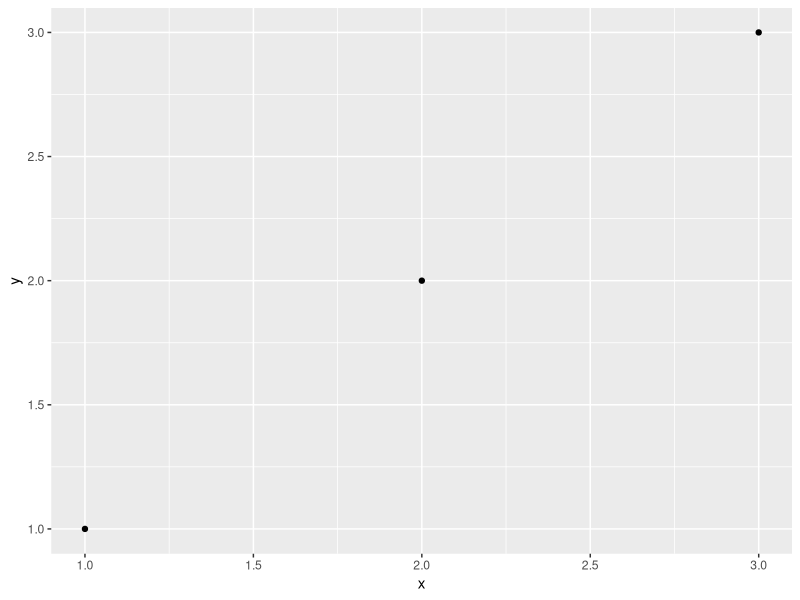
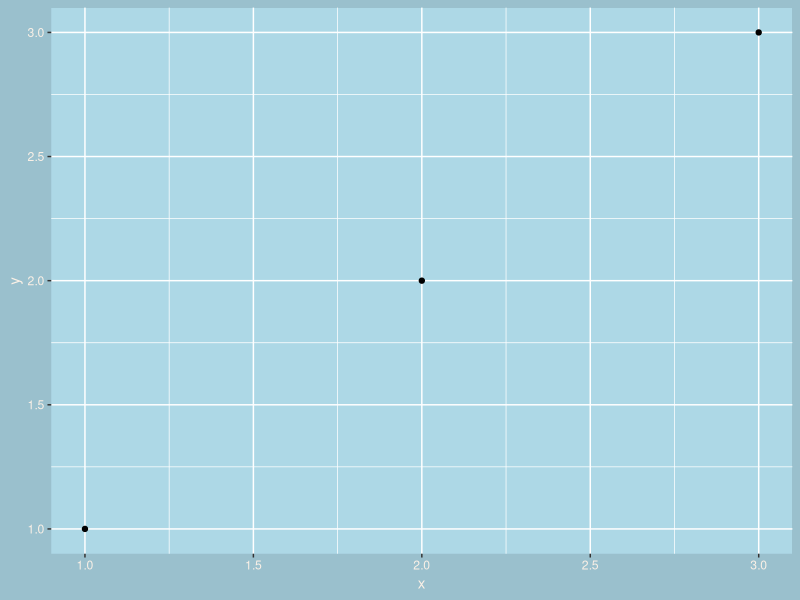

These figures' R source, in order:
library(ggplot2)
df <- data.frame(x = 1:3, y = 1:3)
base <- ggplot(df, aes(x, y)) + geom_point()
base
old_theme <- theme_update(
  plot.background = element_rect(fill = "lightblue3", colour = NA),
  panel.background = element_rect(fill = "lightblue", colour = NA),
  axis.text = element_text(colour = "linen"),
  axis.title = element_text(colour = "linen")
)
base
#theme_set(old_theme)
